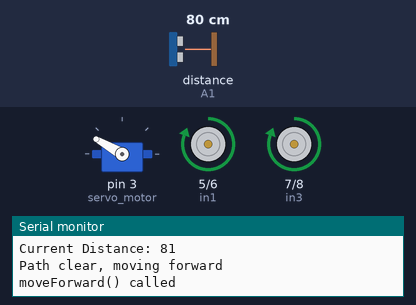
A sketch run on a simulated Arduino Uno, built with avr-gcc and run on an emulated ATmega328P. Parts: servo, motor-driver pin pairs drawn as motors (green arrow = first pin HIGH = forward, orange = second pin HIGH = backward, longer = more drive, scaled by the enable pin), the last lines printed to the serial monitor. The test bench sets the inputs (shaded band); at power-on: distance to the obstacle (sensor on A1) 80 cm. The echo pulse lasts 58.3 µs per cm.

Above: at 3.9 s.
4.0 s: distance to the obstacle (sensor on A1) set to 55 cm
5.5 s: distance to the obstacle (sensor on A1) set to 45 cm
At 7.3 s:
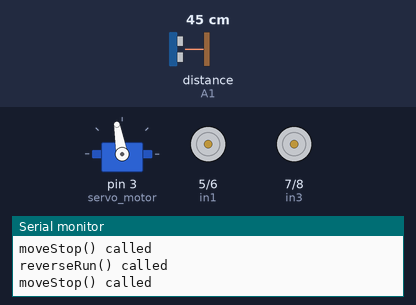
At 8.4 s:
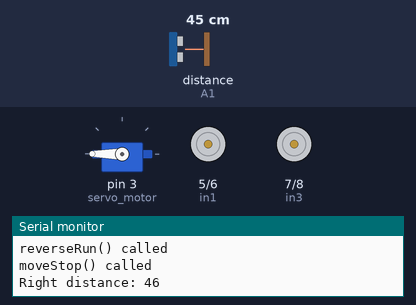
8.5 s: distance to the obstacle (sensor on A1) set to 2 cm
At 9.2 s:
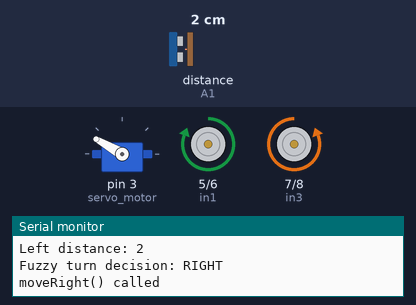
Timing chart, 0 to 20.5 s (numbered marks = the images above; inputs shaded):
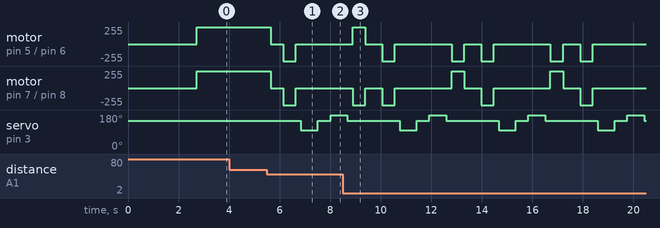

The sketch:

OneSensor_Fuzzy.ino
```cpp
#include <Servo.h>
#include <NewPing.h>

//Sensor Pins
#define trig_pin A2
#define echo_pin A1
#define maximum_distance 500

//Motor Pins
const int in1 = 5;
const int in2 = 6;
const int in3 = 7;
const int in4 = 8;

//PWM Pins for Speed Control
const int enA = A3;
const int enB = A4;

//Global Variables
boolean goesForward = false;
int distance = 0;
int motorSpeed = 130;

NewPing sonar(trig_pin, echo_pin, maximum_distance);
Servo servo_motor;

void setup() {
  Serial.begin(9600);
  servo_motor.attach(3);

  pinMode(in1, OUTPUT);
  pinMode(in2, OUTPUT);
  pinMode(in3, OUTPUT);
  pinMode(in4, OUTPUT);
  pinMode(enA, OUTPUT);
  pinMode(enB, OUTPUT);

  servo_motor.write(150);
  delay(2000);

  for (int i = 0; i < 4; i++) {
    distance = readPing();
    delay(100);
  }

  Serial.print("Distance: ");
  Serial.println(distance);
}

void loop() {
  int distanceR = 0;
  int distanceL = 0;
  delay(1);

  Serial.print("Current Distance: ");
  Serial.println(distance);

  if (distance <= 50) {
    moveStop();
    delay(500);
    reverseRun();
    delay(500);
    moveStop();
    delay(200);

    distanceR = lookRight();
    Serial.print("Right distance: ");
    Serial.println(distanceR);
    delay(500);

    distanceL = lookLeft();
    Serial.print("Left distance: ");
    Serial.println(distanceL);
    delay(200);

    String turnDirection = fuzzyTurnDecision(distanceR, distanceL);
    Serial.print("Fuzzy turn decision: ");
    Serial.println(turnDirection);

    if (turnDirection == "RIGHT") {
      moveRight();
    } else {
      moveLeft();
    }
    delay(500);
    moveStop();
  } else {
    Serial.println("Path clear, moving forward");
    moveForward();
  }

  distance = readPing();
  delay(100);
}

// Fuzzy Logic Decision
String fuzzyTurnDecision(int distR, int distL) {
  float nearR = 0.0, farR = 0.0;
  float nearL = 0.0, farL = 0.0;

  // Fuzzify right distance
  if (distR <= 20) nearR = 1;
  else if (distR > 20 && distR <= 50) {
    nearR = (50 - distR) / 30.0;
    farR = (distR - 20) / 30.0;
  } else farR = 1;

  // Fuzzify left distance
  if (distL <= 20) nearL = 1;
  else if (distL > 20 && distL <= 50) {
    nearL = (50 - distL) / 30.0;
    farL = (distL - 20) / 30.0;
  } else farL = 1;

  // Fuzzy rules:
  float ruleTurnRight = min(farR, nearL);
  float ruleTurnLeft = min(nearR, farL);
  float ruleForward = min(farR, farL);
  float ruleReverse = min(nearR, nearL);

  // Find dominant rule
  if (ruleForward >= ruleTurnLeft && ruleForward >= ruleTurnRight && ruleForward >= ruleReverse)
    return "FORWARD";
  else if (ruleTurnRight >= ruleTurnLeft && ruleTurnRight >= ruleReverse)
    return "RIGHT";
  else if (ruleTurnLeft >= ruleReverse)
    return "LEFT";
  else
    return "REVERSE";
}

// Sensor Functions
int lookRight() {
  servo_motor.write(100);
  delay(500);
  int dist = readPing();
  delay(100);
  servo_motor.write(150);
  return dist;
}

int lookLeft() {
  servo_motor.write(200);
  delay(500);
  int dist = readPing();
  delay(100);
  servo_motor.write(150);
  return dist;
}

int readPing() {
  delay(70);
  int cm = sonar.ping_cm();
  if (cm == 0) cm = 500;
  return cm;
}

//Movement Functions
void moveForward() {
  Serial.println("moveForward() called");
  goesForward = true;
  analogWrite(enA, motorSpeed);
  analogWrite(enB, motorSpeed);
  digitalWrite(in1, HIGH);
  digitalWrite(in2, LOW);
  digitalWrite(in3, HIGH);
  digitalWrite(in4, LOW);
}

void reverseRun() {
  Serial.println("reverseRun() called");
  goesForward = false;
  analogWrite(enA, motorSpeed);
  analogWrite(enB, motorSpeed);
  digitalWrite(in1, LOW);
  digitalWrite(in2, HIGH);
  digitalWrite(in3, LOW);
  digitalWrite(in4, HIGH);
}

void moveStop() {
  Serial.println("moveStop() called");
  analogWrite(enA, 0);
  analogWrite(enB, 0);
  digitalWrite(in1, LOW);
  digitalWrite(in2, LOW);
  digitalWrite(in3, LOW);
  digitalWrite(in4, LOW);
}

void moveLeft() {
  Serial.println("moveLeft() called");
  analogWrite(enA, motorSpeed);
  analogWrite(enB, motorSpeed);
  digitalWrite(in1, LOW);
  digitalWrite(in2, HIGH);
  digitalWrite(in3, HIGH);
  digitalWrite(in4, LOW);
}

void moveRight() {
  Serial.println("moveRight() called");
  analogWrite(enA, motorSpeed);
  analogWrite(enB, motorSpeed);
  digitalWrite(in1, HIGH);
  digitalWrite(in2, LOW);
  digitalWrite(in3, LOW);
  digitalWrite(in4, HIGH);
}
```

Measured:
- the behaviour switches between 50 and 49 cm on distance to the obstacle (sensor on A1) (found by bisection; images 0 and 1)
- after the input at 5.5 s, motor on pin 5 (in1) / pin 6 (in2), motor on pin 7 (in3) / pin 8 (in4): forward 255/255 → stopped after 0.14 s, → backward 255/255 0.50 s later, → stopped 0.50 s later; servo on pin 3 (servo_motor): 150° → 100° after 1.3 s, → 150° 0.67 s later, → 180° 0.50 s later
